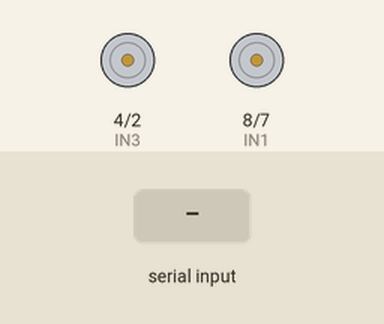
A sketch run on a simulated Arduino Uno, built with avr-gcc and run on an emulated ATmega328P. Shown: motor-driver pin pairs drawn as motors (green arrow = first pin HIGH = forward, orange = second pin HIGH = backward, longer = more drive). The inputs (shaded band) are chosen by the test bench.

Above: at 1.2 s.
1.3 s: "F" received over Serial
At 1.6 s:
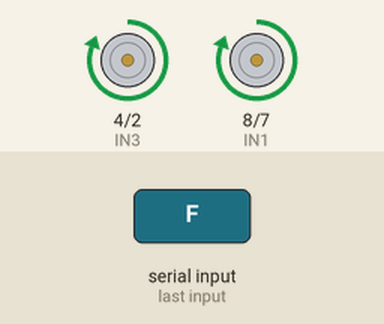
2.8 s: "B" received over Serial
At 4.0 s:
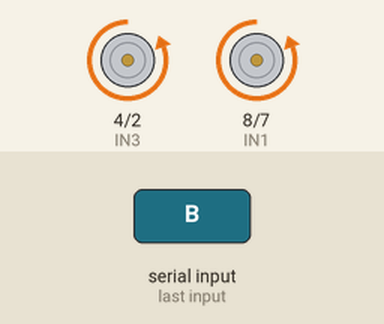
4.3 s: "L" received over Serial
At 5.1 s:
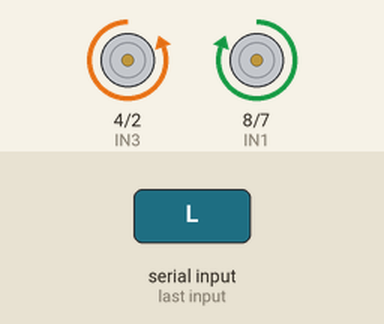
5.8 s: "R" received over Serial
At 6.2 s:
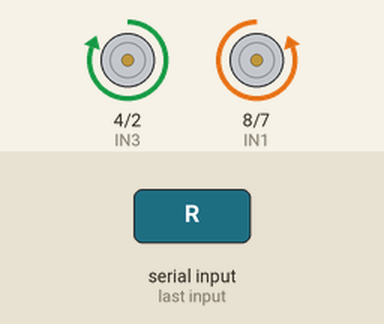
7.3 s: "S" received over Serial
At 8.6 s:
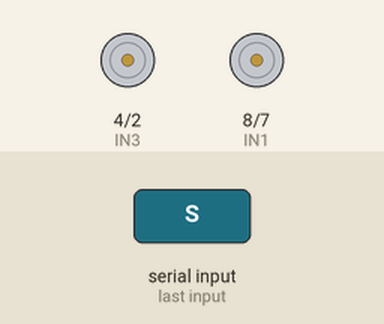
Timing chart, 0 to 9.8 s (numbered marks = the images above; inputs shaded):
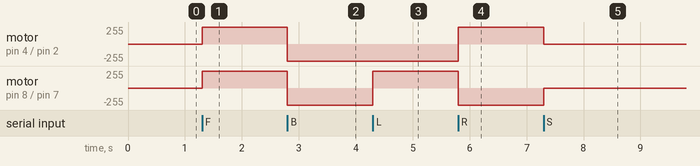

Measured:
- after the input at 1.3 s, motor on pin 4 (IN3) / pin 2 (IN4), motor on pin 8 (IN1) / pin 7 (IN2): stopped → forward 255/255 at once
- after the input at 2.8 s, motor on pin 4 (IN3) / pin 2 (IN4), motor on pin 8 (IN1) / pin 7 (IN2): forward 255/255 → backward 255/255 at once
- after the input at 4.3 s, motor on pin 8 (IN1) / pin 7 (IN2): backward 255/255 → forward 255/255 at once
- after the input at 5.8 s, motor on pin 4 (IN3) / pin 2 (IN4): backward 255/255 → forward 255/255 at once; motor on pin 8 (IN1) / pin 7 (IN2): forward 255/255 → backward 255/255 at once
- after the input at 7.3 s, motor on pin 4 (IN3) / pin 2 (IN4): forward 255/255 → stopped at once; motor on pin 8 (IN1) / pin 7 (IN2): backward 255/255 → stopped at once

The sketch:

arduino_car_bt.ino
```cpp
// Motor 1
int IN1 = 8;
int IN2 = 7;
// Motor 2
int IN3 = 4;
int IN4 = 2;

void setup() {
  Serial.begin(9600);
  // Configurar los pines como salidas
  pinMode(IN1, OUTPUT);
  pinMode(IN2, OUTPUT);
  pinMode(IN3, OUTPUT);
  pinMode(IN4, OUTPUT);
}

void loop() {
  if (Serial.available()) {
    char command = Serial.read();
    switch (command) {
      case 'F':
        forward();
        break;
      case 'B':
        backward();
        break;
      case 'L':
        left();
        break;
      case 'R':
        right();
        break;
      case 'S':
        stop();  // Llamar a la función stop para detener los motores
        break;
    }
  }
}


void forward() {
  digitalWrite(IN1, HIGH);
  digitalWrite(IN2, LOW);
  digitalWrite(IN3, HIGH);
  digitalWrite(IN4, LOW);
}

void backward() {
  digitalWrite(IN1, LOW);
  digitalWrite(IN2, HIGH);
  digitalWrite(IN3, LOW);
  digitalWrite(IN4, HIGH);
}

void left() {
  digitalWrite(IN1, HIGH);
  digitalWrite(IN2, LOW);
  digitalWrite(IN3, LOW);
  digitalWrite(IN4, HIGH);
}

void right() {
  digitalWrite(IN1, LOW);
  digitalWrite(IN2, HIGH);
  digitalWrite(IN3, HIGH);
  digitalWrite(IN4, LOW);
}

void stop() {
  digitalWrite(IN1, LOW);
  digitalWrite(IN2, LOW);
  digitalWrite(IN3, LOW);
  digitalWrite(IN4, LOW);
}
```
